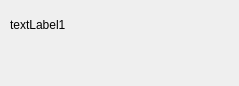
<ui version="4.0" >
 <author></author>
 <comment></comment>
 <exportmacro></exportmacro>
 <class>QgsScanGeometries</class>
 <widget class="QDialog" name="QgsScanGeometries" >
  <property name="geometry" >
   <rect>
    <x>0</x>
    <y>0</y>
    <width>239</width>
    <height>86</height>
   </rect>
  </property>
  <property name="windowTitle" >
   <string>Scanning Geometries</string>
  </property>
  <layout class="QGridLayout" >
   <property name="margin" >
    <number>10</number>
   </property>
   <property name="spacing" >
    <number>6</number>
   </property>
   <item row="0" column="0" >
    <widget class="QLabel" name="lblFileInfo" >
     <property name="text" >
      <string>textLabel1</string>
     </property>
    </widget>
   </item>
   <item row="1" column="0" >
    <widget class="Q3ProgressBar" name="progressBar1" />
   </item>
  </layout>
 </widget>
 <layoutdefault spacing="6" margin="11" />
 <pixmapfunction>qPixmapFromMimeSource</pixmapfunction>
 <customwidgets>
  <customwidget>
   <class>Q3ProgressBar</class>
   <extends>QWidget</extends>
   <header>q3progressbar.h</header>
   <container>1</container>
   <pixmap></pixmap>
  </customwidget>
 </customwidgets>
 <resources/>
 <connections/>
</ui>
